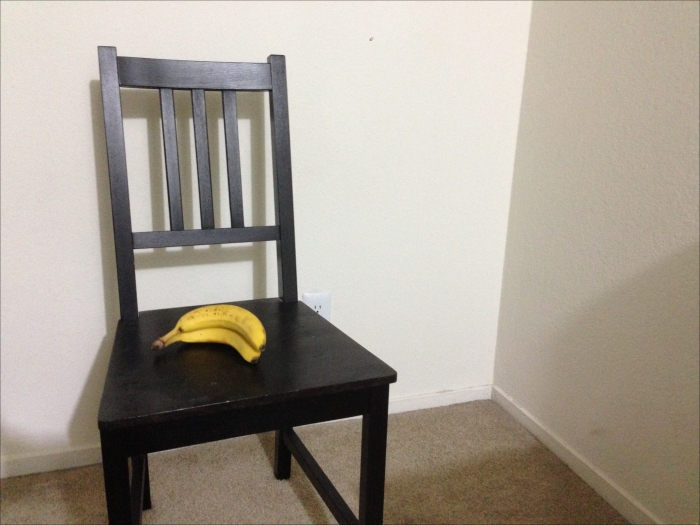
#> input picture left_img.jpg, 700 x 525 px
$ python stereoPointCloud.py
#> lines starting #> are read from the running program, lines starting #| are printed output that depends on the picture; after the words box and inside, x2 and y2 are one past the last pixel; in counts of white or black regions, pixels touching at a corner belong together
from __future__ import print_function

import numpy as np
import cv2

ply_header = '''ply
format ascii 1.0
element vertex %(vert_num)d
property float x
property float y
property float z
property uchar red
property uchar green
property uchar blue
end_header
'''

def write_ply(fn, verts, colors):
    verts = verts.reshape(-1, 3)
    colors = colors.reshape(-1, 3)
    verts = np.hstack([verts, colors])
    with open(fn, 'wb') as f:
        f.write((ply_header % dict(vert_num=len(verts))).encode('utf-8'))
        np.savetxt(f, verts, fmt='%f %f %f %d %d %d ')

# downscale images for faster processing
if __name__ == '__main__':
    print('loading images...')
    imgL = cv2.pyrDown( cv2.imread('left_img.jpg'))
    imgR = cv2.pyrDown( cv2.imread('right_img.jpg'))
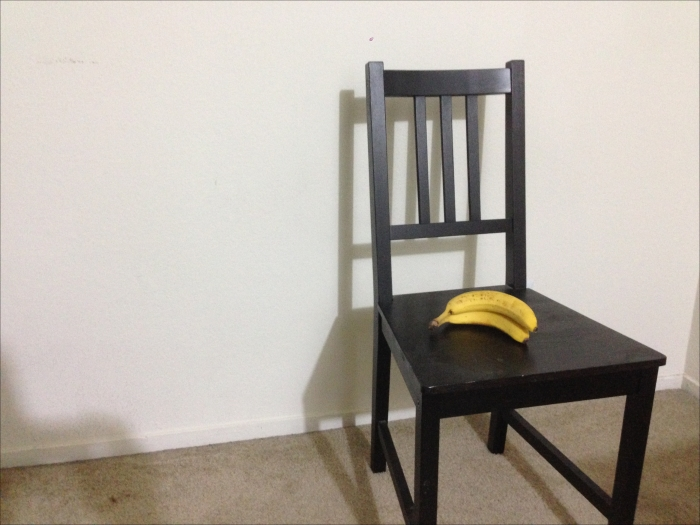
#> input picture right_img.jpg, 700 x 525 px

    # disparity range is tuned for 'aloe' image pair
    window_size = 3
    min_disp = 16
    num_disp = 112-min_disp
    stereo = cv2.StereoSGBM_create(minDisparity = min_disp,
        numDisparities = num_disp,
        blockSize = 16,
        P1 = 8*3*window_size**2,
        P2 = 32*3*window_size**2,
        disp12MaxDiff = 1,
        uniquenessRatio = 10,
        speckleWindowSize = 100,
        speckleRange = 32
    )

    print('computing disparity...')
    disp = stereo.compute(imgL, imgR).astype(np.float32) / 16.0 # computing the disparity map
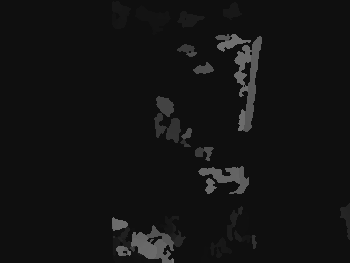
#> disp: shape (263, 350) float32; min 15, max 111, mean 19.1

    print('generating 3d point cloud...',)
    h, w = imgL.shape[:2]
#> h = 263; w = 350
    f = 0.8*w                          # guess for focal length
#> f = 280
    Q = np.float32([[1, 0, 0, -0.5*w],
                    [0,-1, 0,  0.5*h], # turn points 180 deg around x-axis,
                    [0, 0, 0,     -f], # so that y-axis looks up
                    [0, 0, 1,      0]])
    points = cv2.reprojectImageTo3D(disp, Q)
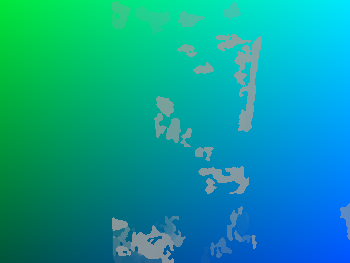
#> points: shape (263, 350, 3) float32; mean of channels 0, 1, 2 -0.119, 0.0854, -17.65; drawn with min black and max white
    colors = cv2.cvtColor(imgL, cv2.COLOR_BGR2RGB)
    mask = disp > disp.min()
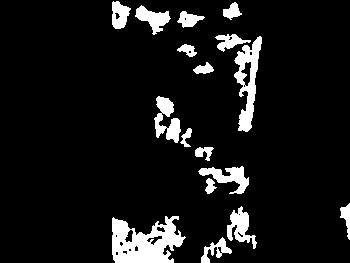
#> mask: shape (263, 350) bool; 8.8% white; 17 white regions, largest, box (x1, y1, x2, y2) and area: (112, 216, 186, 263) 2213, (234, 36, 262, 132) 1223, (154, 96, 181, 143) 670
    out_points = points[mask]
    out_colors = colors[mask]
    out_fn = 'out.ply'
    write_ply('out.ply', out_points, out_colors) # writing points to the out.ply
    print('%s saved' % 'out.ply')

    cv2.imshow('left', imgL)
    cv2.imshow('disparity', (disp-min_disp)/num_disp)
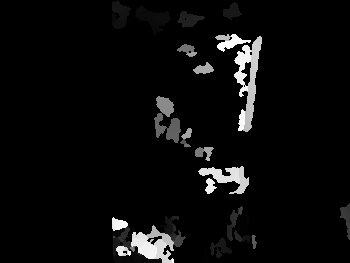
#> window 'disparity': shape (263, 350) float32; min -0.0104, max 0.99, mean 0.0323; drawn with min black and max white
    cv2.waitKey()
    cv2.destroyAllWindows()
